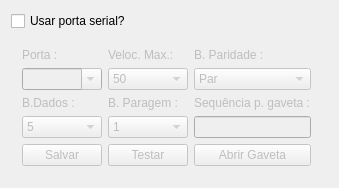
<ui version="4.0" >
 <class>SerialPanelClass</class>
 <widget class="QWidget" name="SerialPanelClass" >
  <property name="geometry" >
   <rect>
    <x>0</x>
    <y>0</y>
    <width>339</width>
    <height>187</height>
   </rect>
  </property>
  <property name="windowTitle" >
   <string>SerialPanel</string>
  </property>
  <layout class="QGridLayout" name="gridLayout" >
   <item row="0" column="0" >
    <widget class="QCheckBox" name="checkBox" >
     <property name="text" >
      <string>Usar porta serial?</string>
     </property>
    </widget>
   </item>
   <item row="1" column="0" >
    <widget class="QWidget" native="1" name="widget" >
     <property name="enabled" >
      <bool>false</bool>
     </property>
     <layout class="QGridLayout" name="gridLayout_3" >
      <item row="0" column="0" >
       <widget class="QLabel" name="label" >
        <property name="text" >
         <string>Porta :</string>
        </property>
        <property name="buddy" >
         <cstring>comPort</cstring>
        </property>
       </widget>
      </item>
      <item row="0" column="1" >
       <widget class="QLabel" name="label_2" >
        <property name="text" >
         <string>Veloc. Max.:</string>
        </property>
        <property name="buddy" >
         <cstring>velocMax</cstring>
        </property>
       </widget>
      </item>
      <item row="0" column="2" >
       <widget class="QLabel" name="label_3" >
        <property name="text" >
         <string>B. Paridade :</string>
        </property>
        <property name="buddy" >
         <cstring>bParidade</cstring>
        </property>
       </widget>
      </item>
      <item row="1" column="0" >
       <widget class="QComboBox" name="comPort" >
        <property name="editable" >
         <bool>true</bool>
        </property>
       </widget>
      </item>
      <item row="1" column="1" >
       <widget class="QComboBox" name="velocMax" >
        <item>
         <property name="text" >
          <string>50</string>
         </property>
        </item>
        <item>
         <property name="text" >
          <string>110</string>
         </property>
        </item>
        <item>
         <property name="text" >
          <string>134</string>
         </property>
        </item>
        <item>
         <property name="text" >
          <string>150</string>
         </property>
        </item>
        <item>
         <property name="text" >
          <string>200</string>
         </property>
        </item>
        <item>
         <property name="text" >
          <string>300</string>
         </property>
        </item>
        <item>
         <property name="text" >
          <string>600</string>
         </property>
        </item>
        <item>
         <property name="text" >
          <string>1200</string>
         </property>
        </item>
        <item>
         <property name="text" >
          <string>1800</string>
         </property>
        </item>
        <item>
         <property name="text" >
          <string>2400</string>
         </property>
        </item>
        <item>
         <property name="text" >
          <string>4800</string>
         </property>
        </item>
        <item>
         <property name="text" >
          <string>9600</string>
         </property>
        </item>
        <item>
         <property name="text" >
          <string>14400</string>
         </property>
        </item>
        <item>
         <property name="text" >
          <string>19200</string>
         </property>
        </item>
        <item>
         <property name="text" >
          <string>38400</string>
         </property>
        </item>
        <item>
         <property name="text" >
          <string>56000</string>
         </property>
        </item>
        <item>
         <property name="text" >
          <string>57600</string>
         </property>
        </item>
        <item>
         <property name="text" >
          <string>76800</string>
         </property>
        </item>
        <item>
         <property name="text" >
          <string>115200</string>
         </property>
        </item>
        <item>
         <property name="text" >
          <string>128000</string>
         </property>
        </item>
        <item>
         <property name="text" >
          <string>256000</string>
         </property>
        </item>
       </widget>
      </item>
      <item row="1" column="2" >
       <widget class="QComboBox" name="bParidade" >
        <item>
         <property name="text" >
          <string>Par</string>
         </property>
        </item>
        <item>
         <property name="text" >
          <string>Ímpar</string>
         </property>
        </item>
        <item>
         <property name="text" >
          <string>Nenhum</string>
         </property>
        </item>
        <item>
         <property name="text" >
          <string>Marca</string>
         </property>
        </item>
        <item>
         <property name="text" >
          <string>Espaço</string>
         </property>
        </item>
       </widget>
      </item>
      <item row="2" column="0" >
       <widget class="QLabel" name="label_4" >
        <property name="text" >
         <string>B.Dados :</string>
        </property>
        <property name="buddy" >
         <cstring>bDados</cstring>
        </property>
       </widget>
      </item>
      <item row="2" column="1" >
       <widget class="QLabel" name="label_5" >
        <property name="text" >
         <string>B. Paragem :</string>
        </property>
        <property name="buddy" >
         <cstring>bParagem</cstring>
        </property>
       </widget>
      </item>
      <item row="2" column="2" >
       <widget class="QLabel" name="label_6" >
        <property name="text" >
         <string>Sequência p. gaveta :</string>
        </property>
        <property name="buddy" >
         <cstring>seqGaveta</cstring>
        </property>
       </widget>
      </item>
      <item row="3" column="0" >
       <widget class="QComboBox" name="bDados" >
        <item>
         <property name="text" >
          <string>5</string>
         </property>
        </item>
        <item>
         <property name="text" >
          <string>6</string>
         </property>
        </item>
        <item>
         <property name="text" >
          <string>7</string>
         </property>
        </item>
        <item>
         <property name="text" >
          <string>8</string>
         </property>
        </item>
       </widget>
      </item>
      <item row="3" column="1" >
       <widget class="QComboBox" name="bParagem" >
        <item>
         <property name="text" >
          <string>1</string>
         </property>
        </item>
        <item>
         <property name="text" >
          <string>1.5</string>
         </property>
        </item>
        <item>
         <property name="text" >
          <string>2</string>
         </property>
        </item>
       </widget>
      </item>
      <item row="3" column="2" >
       <widget class="QLineEdit" name="seqGaveta" />
      </item>
      <item row="4" column="1" >
       <widget class="QPushButton" name="pushButton" >
        <property name="text" >
         <string>Testar</string>
        </property>
       </widget>
      </item>
      <item row="4" column="0" >
       <widget class="QPushButton" name="pushButton_2" >
        <property name="text" >
         <string>Salvar</string>
        </property>
       </widget>
      </item>
      <item row="4" column="2" >
       <widget class="QPushButton" name="pushButton_3" >
        <property name="text" >
         <string>Abrir Gaveta</string>
        </property>
       </widget>
      </item>
     </layout>
    </widget>
   </item>
   <item row="1" column="1" >
    <spacer name="horizontalSpacer" >
     <property name="orientation" >
      <enum>Qt::Horizontal</enum>
     </property>
     <property name="sizeHint" stdset="0" >
      <size>
       <width>18</width>
       <height>20</height>
      </size>
     </property>
    </spacer>
   </item>
   <item row="2" column="0" >
    <spacer name="verticalSpacer" >
     <property name="orientation" >
      <enum>Qt::Vertical</enum>
     </property>
     <property name="sizeHint" stdset="0" >
      <size>
       <width>20</width>
       <height>15</height>
      </size>
     </property>
    </spacer>
   </item>
  </layout>
 </widget>
 <layoutdefault spacing="6" margin="11" />
 <resources/>
 <connections>
  <connection>
   <sender>pushButton_2</sender>
   <signal>clicked()</signal>
   <receiver>SerialPanelClass</receiver>
   <slot>save()</slot>
   <hints>
    <hint type="sourcelabel" >
     <x>61</x>
     <y>138</y>
    </hint>
    <hint type="destinationlabel" >
     <x>65</x>
     <y>170</y>
    </hint>
   </hints>
  </connection>
  <connection>
   <sender>pushButton</sender>
   <signal>clicked()</signal>
   <receiver>SerialPanelClass</receiver>
   <slot>test()</slot>
   <hints>
    <hint type="sourcelabel" >
     <x>138</x>
     <y>149</y>
    </hint>
    <hint type="destinationlabel" >
     <x>140</x>
     <y>169</y>
    </hint>
   </hints>
  </connection>
  <connection>
   <sender>pushButton_3</sender>
   <signal>clicked()</signal>
   <receiver>SerialPanelClass</receiver>
   <slot>abrirGaveta()</slot>
   <hints>
    <hint type="sourcelabel" >
     <x>241</x>
     <y>143</y>
    </hint>
    <hint type="destinationlabel" >
     <x>241</x>
     <y>170</y>
    </hint>
   </hints>
  </connection>
  <connection>
   <sender>checkBox</sender>
   <signal>toggled(bool)</signal>
   <receiver>widget</receiver>
   <slot>setEnabled(bool)</slot>
   <hints>
    <hint type="sourcelabel" >
     <x>70</x>
     <y>22</y>
    </hint>
    <hint type="destinationlabel" >
     <x>70</x>
     <y>35</y>
    </hint>
   </hints>
  </connection>
 </connections>
 <slots>
  <slot>save()</slot>
  <slot>test()</slot>
  <slot>abrirGaveta()</slot>
 </slots>
</ui>
